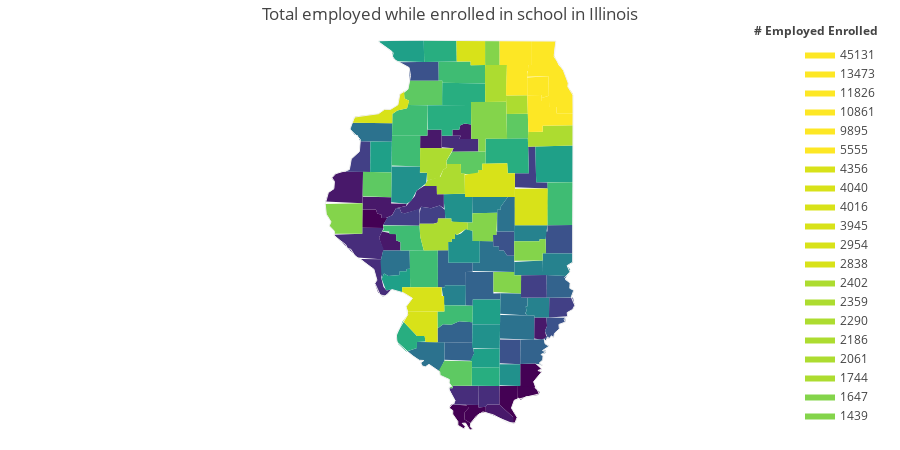

Here is the notebook cell this chart was saved with:
### Markdown cell above
Here, I create a choropleth with the values of total people concurrently enrolled in school while being employed.
We can see, however, that the visualization seems the be classifying the data based on "levels", where a county with a whopping 42,000 number of employed enrolled is treated visually the same as a county that has only 5326 employed enrolled. This can be misleading!  

(For future reference) 
https://plotly.com/python/choropleth-maps/

### Code cell
fig = ff.create_choropleth(fips=df.index, scope=['Illinois'], values=df.Total_Employed_Enrolled,
                           title='Total employed while enrolled in school in Illinois', legend_title='# Employed Enrolled')
fig.layout.template = None
fig.show()
